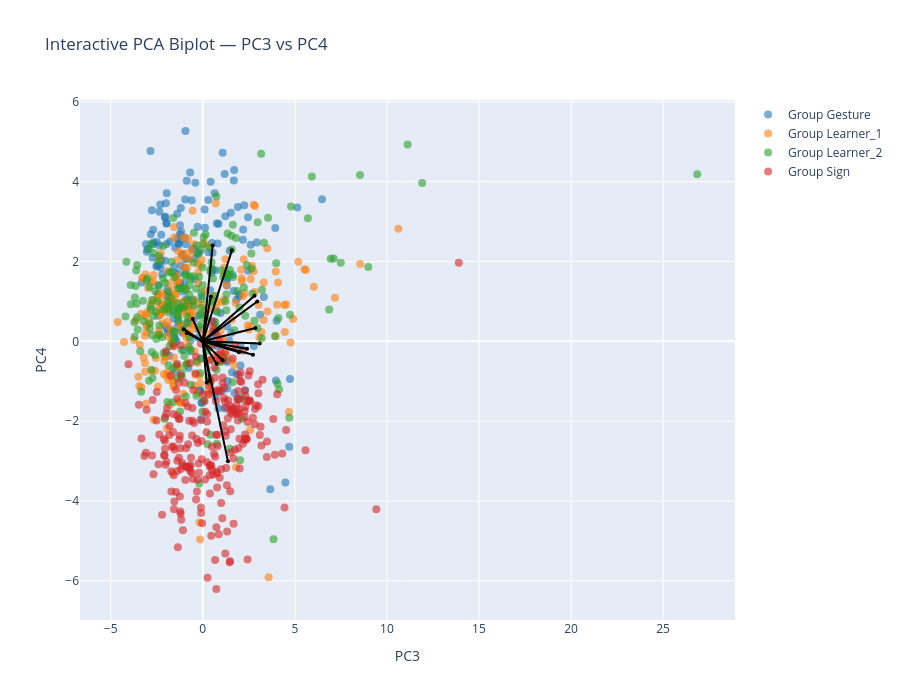

Source (notebook cell):
### Markdown cell above
## PC3-PC4

### Code cell
interactive_PCA_biplot(score=x_new_GS, 
                       coeff=loadings_GS, 
                       labels=feature_names, 
                       y=y, 
                       selected_vars=selected_vars, 
                       pc_x=3, 
                       pc_y=4,
                       show_labels=False)

### Figure 1 — Plotly figure (JSON) as saved in the notebook; plotly's stock layout.template omitted (floating-point values rounded to 4 significant figures; data arrays with more than 128 entries replaced by an {"elided": "..."} marker saying what was removed)
{"data": [{"hoverinfo": "text", "marker": {"color": "#1f77b4", "opacity": 0.6, "size": 8}, "mode": "markers", "name": "Group Gesture", "showlegend": true, "text": {"elided": "197 str values"}, "type": "scatter", "x": {"elided": "197 float values"}, "y": {"elided": "197 float values"}}, {"hoverinfo": "text", "marker": {"color": "#ff7f0e", "opacity": 0.6, "size": 8}, "mode": "markers", "name": "Group Learner_1", "showlegend": true, "text": {"elided": "236 str values"}, "type": "scatter", "x": {"elided": "236 float values"}, "y": {"elided": "236 float values"}}, {"hoverinfo": "text", "marker": {"color": "#2ca02c", "opacity": 0.6, "size": 8}, "mode": "markers", "name": "Group Learner_2", "showlegend": true, "text": {"elided": "223 str values"}, "type": "scatter", "x": {"elided": "223 float values"}, "y": {"elided": "223 float values"}}, {"hoverinfo": "text", "marker": {"color": "#d62728", "opacity": 0.6, "size": 8}, "mode": "markers", "name": "Group Sign", "showlegend": true, "text": {"elided": "246 str values"}, "type": "scatter", "x": {"elided": "246 float values"}, "y": {"elided": "246 float values"}}, {"hoverinfo": "text", "hovertext": "gross__magnitude__arm_speed_Gmean", "line": {"color": "black"}, "marker": {"size": 4}, "mode": "lines+markers", "showlegend": false, "textposition": "top center", "type": "scatter", "x": [0, 1.367], "y": [0, -3.008]}, {"hoverinfo": "text", "hovertext": "gross__variability__arm_speed_Gstd", "line": {"color": "black"}, "marker": {"size": 4}, "mode": "lines+markers", "showlegend": false, "textposition": "top center", "type": "scatter", "x": [0, 0.7523], "y": [0, -0.561]}, {"hoverinfo": "text", "hovertext": "gross__variability__arm_speed_peak_std", "line": {"color": "black"}, "marker": {"size": 4}, "mode": "lines+markers", "showlegend": false, "textposition": "top center", "type": "scatter", "x": [0, 0.4383], "y": [0, 1.123]}, {"hoverinfo": "text", "hovertext": "gross__coordination__arm_coupling", "line": {"color": "black"}, "marker": {"size": 4}, "mode": "lines+markers", "showlegend": false, "textposition": "top center", "type": "scatter", "x": [0, 0.2144], "y": [0, -1.033]}, {"hoverinfo": "text", "hovertext": "fine__handshape__fingertip_spread_mean", "line": {"color": "black"}, "marker": {"size": 4}, "mode": "lines+markers", "showlegend": false, "textposition": "top center", "type": "scatter", "x": [0, 3.092], "y": [0, -0.05546]}, {"hoverinfo": "text", "hovertext": "fine__variability__fingertip_spread_std", "line": {"color": "black"}, "marker": {"size": 4}, "mode": "lines+markers", "showlegend": false, "textposition": "top center", "type": "scatter", "x": [0, 2.867], "y": [0, 0.3329]}, {"hoverinfo": "text", "hovertext": "fine__handshape__mcp_tip_mean", "line": {"color": "black"}, "marker": {"size": 4}, "mode": "lines+markers", "showlegend": false, "textposition": "top center", "type": "scatter", "x": [0, 2.812], "y": [0, 1.144]}, {"hoverinfo": "text", "hovertext": "fine__handshape__thumb_opposition_mean", "line": {"color": "black"}, "marker": {"size": 4}, "mode": "lines+markers", "showlegend": false, "textposition": "top center", "type": "scatter", "x": [0, 1.967], "y": [0, -0.2724]}, {"hoverinfo": "text", "hovertext": "fine__handshape__handshape_size_mean", "line": {"color": "black"}, "marker": {"size": 4}, "mode": "lines+markers", "showlegend": false, "textposition": "top center", "type": "scatter", "x": [0, 0.5416], "y": [0, 2.402]}, {"hoverinfo": "text", "hovertext": "fine__variability__handshape_size_std", "line": {"color": "black"}, "marker": {"size": 4}, "mode": "lines+markers", "showlegend": false, "textposition": "top center", "type": "scatter", "x": [0, 1.584], "y": [0, 2.284]}, {"hoverinfo": "text", "hovertext": "fine__variability__handshape_variability", "line": {"color": "black"}, "marker": {"size": 4}, "mode": "lines+markers", "showlegend": false, "textposition": "top center", "type": "scatter", "x": [0, 2.96], "y": [0, 0.9971]}, {"hoverinfo": "text", "hovertext": "fine__magnitude__flexion_speed_mean", "line": {"color": "black"}, "marker": {"size": 4}, "mode": "lines+markers", "showlegend": false, "textposition": "top center", "type": "scatter", "x": [0, 2.726], "y": [0, -0.3372]}, {"hoverinfo": "text", "hovertext": "fine__variability__flexion_speed_std", "line": {"color": "black"}, "marker": {"size": 4}, "mode": "lines+markers", "showlegend": false, "textposition": "top center", "type": "scatter", "x": [0, 2.407], "y": [0, -0.1873]}, {"hoverinfo": "text", "hovertext": "fine__smoothness__flexion_jerk", "line": {"color": "black"}, "marker": {"size": 4}, "mode": "lines+markers", "showlegend": false, "textposition": "top center", "type": "scatter", "x": [0, 0.391], "y": [0, -0.9842]}, {"hoverinfo": "text", "hovertext": "fine__coordination__finger_independence", "line": {"color": "black"}, "marker": {"size": 4}, "mode": "lines+markers", "showlegend": false, "textposition": "top center", "type": "scatter", "x": [0, 1.08], "y": [0, -0.4752]}, {"hoverinfo": "text", "hovertext": "fine__coordination__corr_index_middle", "line": {"color": "black"}, "marker": {"size": 4}, "mode": "lines+markers", "showlegend": false, "textposition": "top center", "type": "scatter", "x": [0, -1.035], "y": [0, 0.3053]}, {"hoverinfo": "text", "hovertext": "fine__coordination__corr_middle_ring", "line": {"color": "black"}, "marker": {"size": 4}, "mode": "lines+markers", "showlegend": false, "textposition": "top center", "type": "scatter", "x": [0, -0.8798], "y": [0, 0.2109]}, {"hoverinfo": "text", "hovertext": "fine__coordination__corr_ring_pinky", "line": {"color": "black"}, "marker": {"size": 4}, "mode": "lines+markers", "showlegend": false, "textposition": "top center", "type": "scatter", "x": [0, -0.5431], "y": [0, 0.557]}], "layout": {"height": 700, "hovermode": "closest", "title": {"text": "Interactive PCA Biplot — PC3 vs PC4"}, "width": 900, "xaxis": {"title": {"text": "PC3"}}, "yaxis": {"title": {"text": "PC4"}}}}
